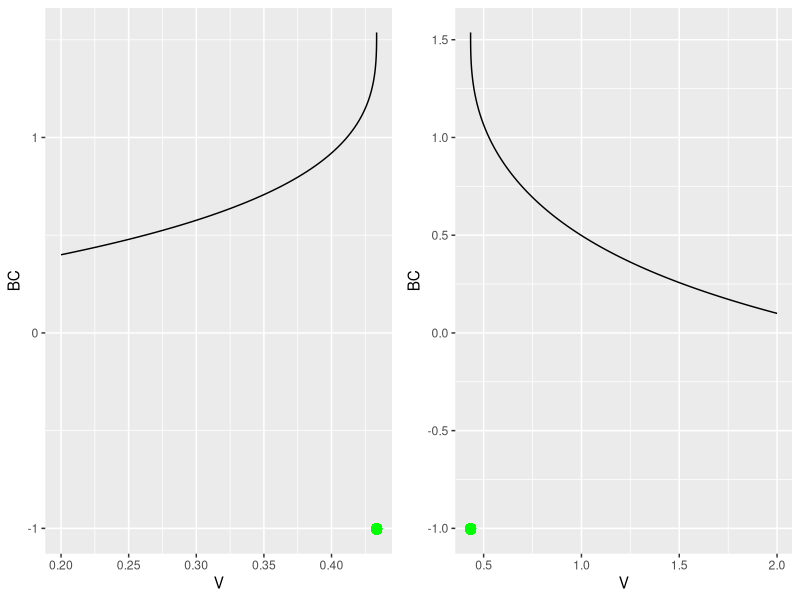

Write R code to recreate this figure.
## ---- chunk 1
knitr::opts_knit$set(root.dir = '~/Desktop/bio_modelling_course/mod5/proj5/')
## ---- chunk 2
library(tidyverse)
library(gridExtra)

bkv <- 0.02
bgv <- 0.30
bgc <- 0.32
fv <- 0.25
fc <- 0.07
la <- 0.05
lb <- 0.025
h1 <- 0.5
h4 <- 0.4

aV <- h1*bkv + h4*bgv
bV <- (fv + la)
aBC <- h4*bgc
bBC <- lb

g1 <- function(x) 1 - exp(-0.5*x)

f <- function(now) {
  dV <- aV - bV*now[1]
  dBC <- aBC - bBC*now[2] - fc*g1(now[2]/now[1])*now[2]
  c(dV,dBC)
}

find_equib <- function (init) {
  list(init, 
       nlm(function(now) sum(f(now)**2), init)$estimate)
}
equibs <- map(map(1:10, function(x) rnorm(2, sd = 10)**2),
              find_equib)

equibs
equib <- equibs[[1]][[2]]
equib

-(fv + la)
-fc/2*((equib[1]/equib[2])**2)*exp(equib[1]/equib[2])

euler_auton <- function(diff, x0,
                        n, h, improv = T,
                        names) {
  xs <- matrix(nrow = n, ncol = 2)
  xs[1,] <- x0
  for (i in 2:n) {
    xstar <- xs[i-1,] + diff(xs[i-1,])*h
    if (improv) {
      xs[i,] <- xs[i-1,] + (diff(xs[i-1,]) + diff(xstar))*h/2
    }
    else {   
      xs[i,] <- xstar
    }
  }
  colnames(xs) <- names
  data.frame(xs)
}

sim1 <- euler_auton(f, c(0.2, 0.4), 
                    1500, 1/24, T, c('V', 'BC'))
sim2 <- euler_auton(f, c(2, 0.1), 
                    1500, 1/24, T, c('V', 'BC'))
grid.arrange(grobs = list(sim1 %>% 
                            ggplot(aes(V, BC)) + 
                            geom_path() +
                            geom_point(aes(x = equib[1], y = equib[2]), color='green', size=3),
                          sim2 %>% 
                            ggplot(aes(V, BC)) + 
                            geom_path() +
                            geom_point(aes(x = equib[1], y = equib[2]), color='green', size=3)),
             nrow=1)
## ---- chunk 3
setwd('~/Desktop/bio_modelling_course/mod5/proj5/')

library(tidyverse)
library(xtable)

a <- 2
b <- 0.001
c <- 0.1
d <- 0.01
e <- 0.2
f <- 0.7

Geq <- function(alpha, beta) {
  
  b_temp <- a*(1-b/beta)
  dis <- b_temp**2 + 4*a*alpha
  
  c(0, 
    1/alpha, 
    1/d,
    (b_temp + sqrt(dis))/(2*a*alpha),
    (b_temp - sqrt(dis))/(2*a*alpha))
}

Feq <- function(alpha, beta) {
  c(0, 
    0, 
    (d-alpha)/(d*b),
    1/beta,
    1/beta)
}

Ueq <- function(G4, G5) {
  c(0,
    0,
    0,
    (d*G4 - 1)/e,
    (d*G5 - 1)/e)
}

find_equibs <- function(alpha, beta) {
  Geqs <- Geq(alpha, beta)
  Feqs <- Feq(alpha, beta)
  Ueqs <- Ueq(Geqs[4], Geqs[5])
  eqs <- matrix(c(Geqs, Feqs, Ueqs),
                nrow = 5)
  colnames(eqs) <- c('G', 'F', 'U')
  rownames(eqs) <- c('L1', 'L2', 'L3', 'L4', 'L5')
  eqs
}

find_equibs(0.002, 0.005)
find_equibs(0.002, 0.0008)
find_equibs(0.02, 0.0008)
print(xtable(find_equibs(0.002, 0.005)), file='eq_t1.tex')
print(xtable(find_equibs(0.002, 0.0008)), file='eq_t2.tex')
print(xtable(find_equibs(0.02, 0.0008)), file='eq_t3.tex')

dF <- function(Geq,Feq,Ueq, alpha,beta) {
  matrix(c(a*(1-2*alpha*Geq-b*Feq),
           c*d*Feq,
           0,
           -a*b*Geq,
           c*(d*Geq-1-e*Ueq),
           -c*e*Feq,
           0,
           f*beta*Ueq,
           f*(beta*Feq - 1)),
         nrow=3
         )
}

L4 <- find_equibs(0.002, 0.005)[4,]
eigen(dF(L4[1], L4[2], L4[3], 0.002, 0.005))$values
